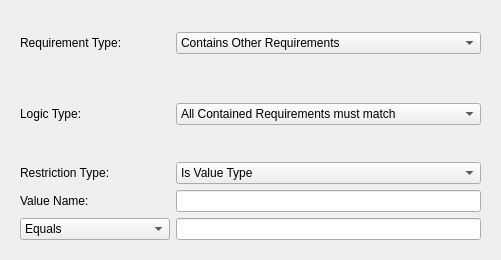
<ui version="4.0" >
 <class>SolidActionEditPredicate</class>
 <widget class="QWidget" name="SolidActionEditPredicate" >
  <property name="geometry" >
   <rect>
    <x>0</x>
    <y>0</y>
    <width>501</width>
    <height>260</height>
   </rect>
  </property>
  <property name="windowTitle" >
   <string>Form</string>
  </property>
  <layout class="QGridLayout" name="gridLayout_4" >
   <item row="0" column="0" >
    <widget class="QFrame" name="FrRequirementType" >
     <property name="frameShape" >
      <enum>QFrame::NoFrame</enum>
     </property>
     <property name="frameShadow" >
      <enum>QFrame::Plain</enum>
     </property>
     <layout class="QGridLayout" name="gridLayout_3" >
      <item row="0" column="1" >
       <widget class="KComboBox" name="CbRequirementType" >
        <item>
         <property name="text" >
          <string>Contains Other Requirements</string>
         </property>
        </item>
        <item>
         <property name="text" >
          <string>Is A Requirement</string>
         </property>
        </item>
       </widget>
      </item>
      <item row="0" column="0" >
       <widget class="QLabel" name="LblRequirementType" >
        <property name="sizePolicy" >
         <sizepolicy vsizetype="Preferred" hsizetype="Maximum" >
          <horstretch>0</horstretch>
          <verstretch>0</verstretch>
         </sizepolicy>
        </property>
        <property name="minimumSize" >
         <size>
          <width>150</width>
          <height>0</height>
         </size>
        </property>
        <property name="maximumSize" >
         <size>
          <width>150</width>
          <height>16777215</height>
         </size>
        </property>
        <property name="text" >
         <string>Requirement Type:</string>
        </property>
       </widget>
      </item>
     </layout>
    </widget>
   </item>
   <item row="1" column="0" >
    <widget class="QFrame" name="FrTypeContainer" >
     <property name="frameShape" >
      <enum>QFrame::NoFrame</enum>
     </property>
     <property name="frameShadow" >
      <enum>QFrame::Plain</enum>
     </property>
     <layout class="QGridLayout" name="gridLayout" >
      <item row="0" column="0" >
       <widget class="QLabel" name="LblContainerLogic" >
        <property name="sizePolicy" >
         <sizepolicy vsizetype="Preferred" hsizetype="Maximum" >
          <horstretch>0</horstretch>
          <verstretch>0</verstretch>
         </sizepolicy>
        </property>
        <property name="minimumSize" >
         <size>
          <width>150</width>
          <height>0</height>
         </size>
        </property>
        <property name="maximumSize" >
         <size>
          <width>150</width>
          <height>16777215</height>
         </size>
        </property>
        <property name="text" >
         <string>Logic Type:</string>
        </property>
       </widget>
      </item>
      <item row="0" column="1" >
       <widget class="KComboBox" name="CbContainerLogic" >
        <item>
         <property name="text" >
          <string>All Contained Requirements must match</string>
         </property>
        </item>
        <item>
         <property name="text" >
          <string>Any Contained Required must match</string>
         </property>
        </item>
       </widget>
      </item>
     </layout>
    </widget>
   </item>
   <item row="2" column="0" >
    <widget class="QFrame" name="FrTypeRestriction" >
     <property name="frameShape" >
      <enum>QFrame::NoFrame</enum>
     </property>
     <property name="frameShadow" >
      <enum>QFrame::Plain</enum>
     </property>
     <layout class="QGridLayout" name="gridLayout_2" >
      <item row="0" column="0" >
       <layout class="QGridLayout" name="GlRestrictionType_2" >
        <item row="0" column="0" >
         <widget class="QLabel" name="LblRestrictionType" >
          <property name="sizePolicy" >
           <sizepolicy vsizetype="Preferred" hsizetype="Maximum" >
            <horstretch>0</horstretch>
            <verstretch>0</verstretch>
           </sizepolicy>
          </property>
          <property name="minimumSize" >
           <size>
            <width>150</width>
            <height>0</height>
           </size>
          </property>
          <property name="maximumSize" >
           <size>
            <width>150</width>
            <height>16777215</height>
           </size>
          </property>
          <property name="text" >
           <string>Restriction Type:</string>
          </property>
         </widget>
        </item>
        <item row="0" column="1" >
         <widget class="KComboBox" name="CbRestrictionType" >
          <property name="sizePolicy" >
           <sizepolicy vsizetype="Fixed" hsizetype="Expanding" >
            <horstretch>0</horstretch>
            <verstretch>0</verstretch>
           </sizepolicy>
          </property>
          <item>
           <property name="text" >
            <string>Is Value Type</string>
           </property>
          </item>
          <item>
           <property name="text" >
            <string>Compare Value To</string>
           </property>
          </item>
         </widget>
        </item>
       </layout>
      </item>
      <item row="1" column="0" >
       <layout class="QGridLayout" name="GlRestrictionValue" >
        <item row="0" column="0" >
         <widget class="QLabel" name="LblRestrictionValue" >
          <property name="sizePolicy" >
           <sizepolicy vsizetype="Preferred" hsizetype="Maximum" >
            <horstretch>0</horstretch>
            <verstretch>0</verstretch>
           </sizepolicy>
          </property>
          <property name="minimumSize" >
           <size>
            <width>150</width>
            <height>0</height>
           </size>
          </property>
          <property name="maximumSize" >
           <size>
            <width>150</width>
            <height>16777215</height>
           </size>
          </property>
          <property name="text" >
           <string>Value Name:</string>
          </property>
         </widget>
        </item>
        <item row="0" column="1" >
         <widget class="KLineEdit" name="LeRestrictionValue" />
        </item>
       </layout>
      </item>
      <item row="2" column="0" >
       <layout class="QGridLayout" name="GlRestrictionRequirement" >
        <item row="0" column="0" >
         <widget class="KComboBox" name="CbRestrictionRequirement" >
          <property name="sizePolicy" >
           <sizepolicy vsizetype="Preferred" hsizetype="Maximum" >
            <horstretch>0</horstretch>
            <verstretch>0</verstretch>
           </sizepolicy>
          </property>
          <property name="minimumSize" >
           <size>
            <width>150</width>
            <height>0</height>
           </size>
          </property>
          <property name="maximumSize" >
           <size>
            <width>150</width>
            <height>16777215</height>
           </size>
          </property>
          <item>
           <property name="text" >
            <string>Equals</string>
           </property>
          </item>
          <item>
           <property name="text" >
            <string>Doesn't Equal</string>
           </property>
          </item>
         </widget>
        </item>
        <item row="0" column="1" >
         <widget class="KLineEdit" name="LeRestrictionRequirement" />
        </item>
       </layout>
      </item>
     </layout>
    </widget>
   </item>
  </layout>
 </widget>
 <customwidgets>
  <customwidget>
   <class>KComboBox</class>
   <extends>QComboBox</extends>
   <header>kcombobox.h</header>
  </customwidget>
  <customwidget>
   <class>KLineEdit</class>
   <extends>QLineEdit</extends>
   <header>klineedit.h</header>
  </customwidget>
 </customwidgets>
 <resources/>
 <connections/>
</ui>
